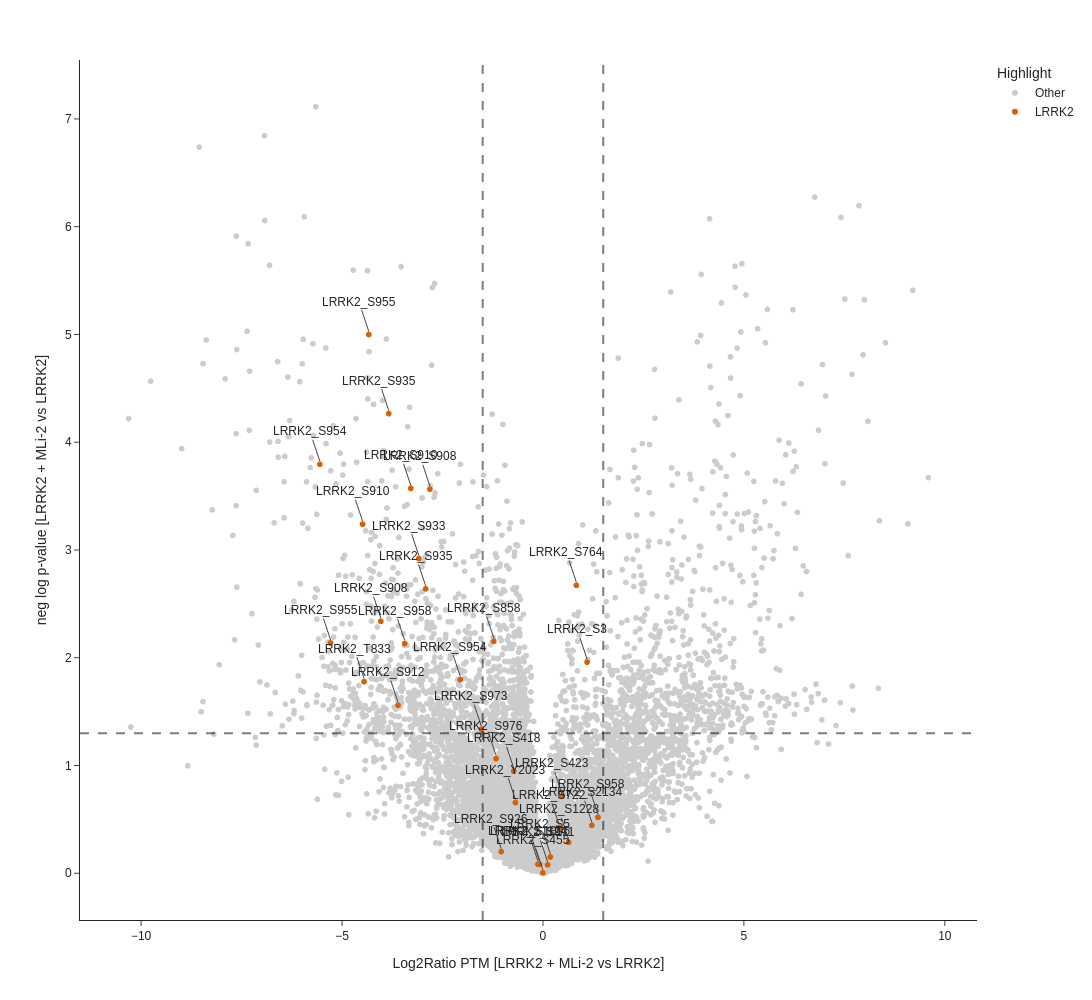

Write notebook code for a chart like this one.
### Code cell
fig_3C = px.scatter(
    pInt,
    x="Student's T-test Difference L2T_M_L2T",
    y="-Log Student's T-test p-value L2T_M_L2T",
    color="Highlight",
    color_discrete_map=Fig_color_map,
    template="simple_white",
    hover_data=["PTM_site", "Accession"],
    labels={
        "Student's T-test Difference L2T_M_L2T": "Log2Ratio PTM [LRRK2 + MLi-2 vs LRRK2]",
        "-Log Student's T-test p-value L2T_M_L2T": "neg log p-value [LRRK2 + MLi-2 vs LRRK2]",
        "PTM_site": "PTM site",
    },
)

annotate = pInt.loc[
    pInt["Highlight"].isin(["LRRK2"]),
    [
        "Student's T-test Difference L2T_M_L2T",
        "-Log Student's T-test p-value L2T_M_L2T",
        "PTM_site",
    ],
]

for x, y, site in annotate.itertuples(index=False):
    fig_3C.add_annotation(
        x=x,
        y=y,
        text=site,
        showarrow=True,
        yshift=3,
    )

fig_3C.update_layout(
    height=1000,
    width=1500,
    font_family="Arial",
)

fig_3C.add_hline(y=1.3, opacity=0.5, line_width=2, line_dash="dash")
fig_3C.add_vline(x=1.5, opacity=0.5, line_width=2, line_dash="dash")
fig_3C.add_vline(x=-1.5, opacity=0.5, line_width=2, line_dash="dash")

fig_3C.show()

### Figure 1 — Plotly figure (JSON) as saved in the notebook; plotly's stock layout.template omitted (floating-point values rounded to 4 significant figures; data arrays with more than 128 entries replaced by an {"elided": "..."} marker saying what was removed)
{"data": [{"customdata": {"elided": "12116x2 str values"}, "hovertemplate": "Highlight=Other<br>Log2Ratio PTM [LRRK2 + MLi-2 vs LRRK2]=%{x}<br>neg log p-value [LRRK2 + MLi-2 vs LRRK2]=%{y}<br>PTM site=%{customdata[0]}<br>Accession=%{customdata[1]}<extra></extra>", "legendgroup": "Other", "marker": {"color": "rgb(204,204,204)", "symbol": "circle"}, "mode": "markers", "name": "Other", "showlegend": true, "type": "scattergl", "x": {"elided": "12116 float values"}, "xaxis": "x", "y": {"elided": "12116 float values"}, "yaxis": "y"}, {"customdata": [["LRRK2_S1096", "Q5S007"], ["LRRK2_S1124", "Q5S007"], ["LRRK2_S1228", "Q5S007"], ["LRRK2_S2134", "Q5S007"], ["LRRK2_S3", "Q5S007"], ["LRRK2_S418", "Q5S007"], ["LRRK2_S423", "Q5S007"], ["LRRK2_S455", "Q5S007"], ["LRRK2_S5", "Q5S007"], ["LRRK2_S722", "Q5S007"], ["LRRK2_S764", "Q5S007"], ["LRRK2_S858", "Q5S007"], ["LRRK2_S908", "Q5S007"], ["LRRK2_S908", "Q5S007"], ["LRRK2_S910", "Q5S007"], ["LRRK2_S910", "Q5S007"], ["LRRK2_S912", "Q5S007"], ["LRRK2_S926", "Q5S007"], ["LRRK2_S933", "Q5S007"], ["LRRK2_S935", "Q5S007"], ["LRRK2_S935", "Q5S007"], ["LRRK2_S954", "Q5S007"], ["LRRK2_S954", "Q5S007"], ["LRRK2_S955", "Q5S007"], ["LRRK2_S955", "Q5S007"], ["LRRK2_S958", "Q5S007"], ["LRRK2_S958", "Q5S007"], ["LRRK2_S971", "Q5S007"], ["LRRK2_S973", "Q5S007"], ["LRRK2_S976", "Q5S007"], ["LRRK2_T833", "Q5S007"], ["LRRK2_Y2023", "Q5S007"]], "hovertemplate": "Highlight=LRRK2<br>Log2Ratio PTM [LRRK2 + MLi-2 vs LRRK2]=%{x}<br>neg log p-value [LRRK2 + MLi-2 vs LRRK2]=%{y}<br>PTM site=%{customdata[0]}<br>Accession=%{customdata[1]}<extra></extra>", "legendgroup": "LRRK2", "marker": {"color": "#d95f02", "symbol": "circle"}, "mode": "markers", "name": "LRRK2", "showlegend": true, "type": "scattergl", "x": [-0.0843, -0.124, 0.6372, 1.216, 1.097, -0.7267, 0.4706, -0.003062, 0.1848, 0.4004, 0.8315, -1.222, -2.812, -4.035, -3.289, -4.489, -3.608, -1.038, -3.089, -3.837, -2.919, -2.057, -5.552, -4.334, -5.285, 1.369, -3.44, 0.1154, -1.534, -1.167, -4.453, -0.6849], "xaxis": "x", "y": [0.0823, 0.08364, 0.2875, 0.4454, 1.959, 0.9469, 0.7132, 0.003909, 0.1511, 0.4238, 2.672, 2.153, 3.564, 2.339, 3.572, 3.24, 1.56, 0.2005, 2.92, 4.265, 2.639, 1.798, 3.795, 4.999, 2.137, 0.5186, 2.131, 0.07857, 1.338, 1.064, 1.778, 0.6562], "yaxis": "y"}], "layout": {"annotations": [{"showarrow": true, "text": "LRRK2_S1096", "x": -0.0843, "y": 0.0823, "yshift": 3}, {"showarrow": true, "text": "LRRK2_S1124", "x": -0.124, "y": 0.08364, "yshift": 3}, {"showarrow": true, "text": "LRRK2_S1228", "x": 0.6372, "y": 0.2875, "yshift": 3}, {"showarrow": true, "text": "LRRK2_S2134", "x": 1.216, "y": 0.4454, "yshift": 3}, {"showarrow": true, "text": "LRRK2_S3", "x": 1.097, "y": 1.959, "yshift": 3}, {"showarrow": true, "text": "LRRK2_S418", "x": -0.7267, "y": 0.9469, "yshift": 3}, {"showarrow": true, "text": "LRRK2_S423", "x": 0.4706, "y": 0.7132, "yshift": 3}, {"showarrow": true, "text": "LRRK2_S455", "x": -0.003062, "y": 0.003909, "yshift": 3}, {"showarrow": true, "text": "LRRK2_S5", "x": 0.1848, "y": 0.1511, "yshift": 3}, {"showarrow": true, "text": "LRRK2_S722", "x": 0.4004, "y": 0.4238, "yshift": 3}, {"showarrow": true, "text": "LRRK2_S764", "x": 0.8315, "y": 2.672, "yshift": 3}, {"showarrow": true, "text": "LRRK2_S858", "x": -1.222, "y": 2.153, "yshift": 3}, {"showarrow": true, "text": "LRRK2_S908", "x": -2.812, "y": 3.564, "yshift": 3}, {"showarrow": true, "text": "LRRK2_S908", "x": -4.035, "y": 2.339, "yshift": 3}, {"showarrow": true, "text": "LRRK2_S910", "x": -3.289, "y": 3.572, "yshift": 3}, {"showarrow": true, "text": "LRRK2_S910", "x": -4.489, "y": 3.24, "yshift": 3}, {"showarrow": true, "text": "LRRK2_S912", "x": -3.608, "y": 1.56, "yshift": 3}, {"showarrow": true, "text": "LRRK2_S926", "x": -1.038, "y": 0.2005, "yshift": 3}, {"showarrow": true, "text": "LRRK2_S933", "x": -3.089, "y": 2.92, "yshift": 3}, {"showarrow": true, "text": "LRRK2_S935", "x": -3.837, "y": 4.265, "yshift": 3}, {"showarrow": true, "text": "LRRK2_S935", "x": -2.919, "y": 2.639, "yshift": 3}, {"showarrow": true, "text": "LRRK2_S954", "x": -2.057, "y": 1.798, "yshift": 3}, {"showarrow": true, "text": "LRRK2_S954", "x": -5.552, "y": 3.795, "yshift": 3}, {"showarrow": true, "text": "LRRK2_S955", "x": -4.334, "y": 4.999, "yshift": 3}, {"showarrow": true, "text": "LRRK2_S955", "x": -5.285, "y": 2.137, "yshift": 3}, {"showarrow": true, "text": "LRRK2_S958", "x": 1.369, "y": 0.5186, "yshift": 3}, {"showarrow": true, "text": "LRRK2_S958", "x": -3.44, "y": 2.131, "yshift": 3}, {"showarrow": true, "text": "LRRK2_S971", "x": 0.1154, "y": 0.07857, "yshift": 3}, {"showarrow": true, "text": "LRRK2_S973", "x": -1.534, "y": 1.338, "yshift": 3}, {"showarrow": true, "text": "LRRK2_S976", "x": -1.167, "y": 1.064, "yshift": 3}, {"showarrow": true, "text": "LRRK2_T833", "x": -4.453, "y": 1.778, "yshift": 3}, {"showarrow": true, "text": "LRRK2_Y2023", "x": -0.6849, "y": 0.6562, "yshift": 3}], "font": {"family": "Arial"}, "height": 1000, "legend": {"title": {"text": "Highlight"}, "tracegroupgap": 0}, "margin": {"t": 60}, "shapes": [{"line": {"dash": "dash", "width": 2}, "opacity": 0.5, "type": "line", "x0": 0, "x1": 1, "xref": "x domain", "y0": 1.3, "y1": 1.3, "yref": "y"}, {"line": {"dash": "dash", "width": 2}, "opacity": 0.5, "type": "line", "x0": 1.5, "x1": 1.5, "xref": "x", "y0": 0, "y1": 1, "yref": "y domain"}, {"line": {"dash": "dash", "width": 2}, "opacity": 0.5, "type": "line", "x0": -1.5, "x1": -1.5, "xref": "x", "y0": 0, "y1": 1, "yref": "y domain"}], "width": 1500, "xaxis": {"anchor": "y", "domain": [0, 1], "title": {"text": "Log2Ratio PTM [LRRK2 + MLi-2 vs LRRK2]"}}, "yaxis": {"anchor": "x", "domain": [0, 1], "title": {"text": "neg log p-value [LRRK2 + MLi-2 vs LRRK2]"}}}}
